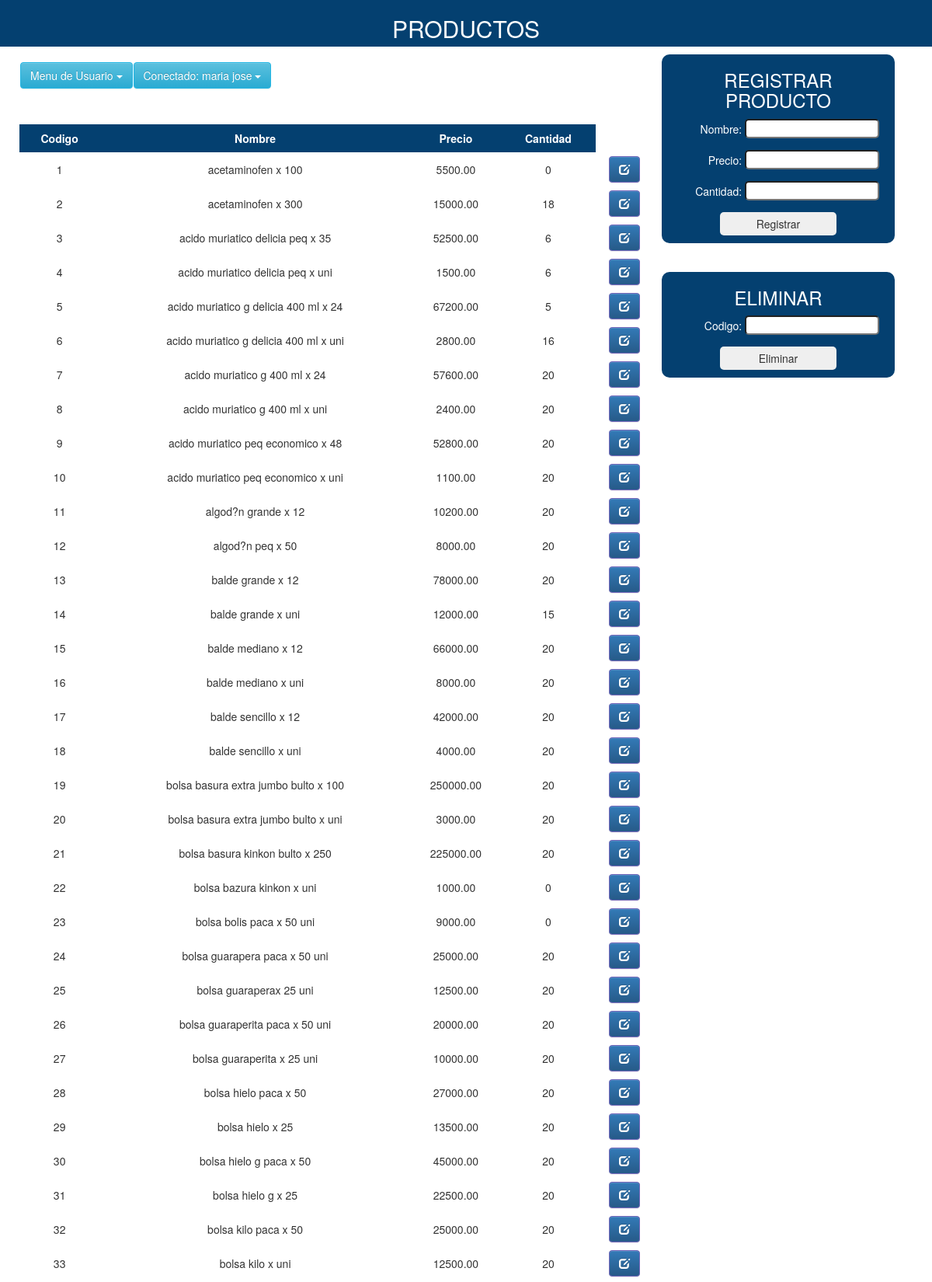
The page /View_Products.php (signed in, upper part) on the database its author committed.
### tables this page shows
CREATE TABLE `productos` (
  `IdProducto` int(11) NOT NULL,
  `Nombre` varchar(40) DEFAULT NULL,
  `Precio` decimal(10,2) DEFAULT NULL,
  `Cantidad` int(11) DEFAULT NULL,
  `IdCategoria` int(11) DEFAULT NULL,
  `Porcentaje` int(11) NOT NULL,
  `Estado` tinyint(1) NOT NULL DEFAULT 1
);

### controller/Products_Controller.php (called while the page is built, shortened)
<?php
class Products_Controller
{
    public static function Main($option, $array = [])
    {
        $products = new Products_Controller();
        switch ($option) {
            case 0:
                $result = $products->Consult($array);
                break;
        }
        return $result;
    }
    public function Consult($array)
    {
        $conexion = Conexion::connection();
        if ($array == null) {
            $sql = "SELECT IdProducto,Nombre,Precio,Cantidad from productos";
            return $conexion->query($sql);
        }
        $sql = "SELECT Precio,Cantidad,Nombre,IdProducto from productos WHERE IdProducto='$array'";
        return $conexion->query($sql);
    }
}

### controller/Controller.php (called while the page is built, shortened)
<?php
require_once "Products_Controller.php";
class Controller{
    public function Products($option,$array = []){
        return Products_Controller::Main($option,$array);
    }
}

### View_Products.php (the view, shortened to what this page needs)
<?php
require_once "controller/Controller.php";
?>
<!DOCTYPE html>
<html>
<head>
    <link rel="stylesheet" href="https://maxcdn.bootstrapcdn.com/bootstrap/3.3.5/css/bootstrap.min.css">
    <link rel="stylesheet" href="https://maxcdn.bootstrapcdn.com/bootstrap/3.3.5/css/bootstrap-theme.min.css">
    <link href="resource/css/productos2.css" rel="stylesheet">
    <link href="resource/css/style.css" rel="stylesheet">
</head>
<body>
    <div class="naveg">
        <div class="heading">
            <h2 id="hh">PRODUCTOS</h2>
        </div>
    </div>
    <div class="regproducto" id="regproducto">
        <form class="form_reg" action="" method="POST">
            <h3>REGISTRAR PRODUCTO</h3>
            <p>Nombre: <input name="nombrePro" class="input" type="text" required autofocus></p>
            <p>Precio: <input name="precio" class="input" type="number" required autofocus></p>
            <p>Cantidad: <input name="cantidad" class="input" type="number" required autofocus></p>
            <button class="submit" type="submit"> Registrar </button>
        </form>
    </div>
    <div class="regproducto2" id="regproducto2">
        <form class="form_reg" action="" method="POST">
            <h3>ELIMINAR</h3>
            <p>Codigo: <input name="codigor" class="input" type="number" required autofocus></p>
            <button class="submit" type="submit"> Eliminar </button>
        </form>
    </div>
    <div class="tabla">
        <div class="inclu"><?php include('menu.php'); ?></div>
        <table id="table">
            <thead>
                <tr>
                    <th>Codigo</th>
                    <th>Nombre</th>
                    <th>Precio</th>
                    <th>Cantidad</th>
                </tr>
            </thead>
            <tbody>
                <?php
                    $pro = new Controller();
                    $productos=$pro->Products(0);
                    while ($mostrar = $productos->fetch_row()) {
                ?>
                    <tr>
                        <td><?php echo $mostrar[0] ?></td>
                        <td><?php echo $mostrar[1] ?></td>
                        <td><?php echo $mostrar[2] ?></td>
                        <td><?php echo $mostrar[3] ?></td>
                        <td><a href="Edit_Producto.php?update_id=<?php echo $mostrar[0] ?>" title="Editar Producto">
                                <div class="btn btn-primary"><span class="glyphicon glyphicon-edit"></span></div>
                            </a></td>
                    </tr>
                <?php
                }
                ?>
            </tbody>
            </table>
        </div>
</body>
</html>

### resource/css/productos2.css (style rules this page uses)
* { margin: 0; padding: 0;box-sizing: border-box; }
#table { width: 100%; }
th { background-color:rgb(4, 64, 112); color: white; text-align: center; padding:8px; }
td { padding: 5px 3px; }
.tabla { position: relative; width: 68%; text-align: center; float: left; top:80px; left: 25px; }
.regproducto, .regproducto2 { background-color: rgb(4, 64, 112); width: 300px; height: auto; display: flex; justify-content: space-between; border-radius:10px; position: absolute; padding:0 0 10px; left:71%; }
.regproducto { top: 70px; }
.regproducto2 { top: 350px; }
.form_reg { padding: 0 5px; margin: 0 auto; width: 90%; height: auto; text-align: center; }
.form_reg h3 { color:white; }
.form_reg p { width: 100%; text-align: right; color:white; }
.form_reg input { height: 25px; border-radius: 5px; margin-bottom: 5px; color:black; }
.form_reg button { border: none; border-radius: 5px; width: 150px; padding: 5px 3px; cursor: pointer; }

### resource/css/style.css (style rules this page uses)
.btn-primary, .panel-primary { border-color: #7266ba; color: #fff !important; }
input[type=number] { -moz-appearance: textfield; }
.naveg { position: absolute; width: 100%; height: 60px; background: rgb(4, 64, 112); z-index: 9000; }
#hh { color: white; text-align: center; }

### rows shown on the page
productos: IdProducto "1", Nombre "acetaminofen x 100", Precio "5500.00", Cantidad "0"
productos: IdProducto "2", Nombre "acetaminofen x 300", Precio "15000.00", Cantidad "18"
productos: IdProducto "3", Nombre "acido muriatico delicia peq x 35", Precio "52500.00", Cantidad "6"
productos: IdProducto "4", Nombre "acido muriatico delicia peq x uni", Precio "1500.00", Cantidad "6"
productos: IdProducto "5", Nombre "acido muriatico g delicia 400 ml x 24", Precio "67200.00", Cantidad "5"
productos: IdProducto "6", Nombre "acido muriatico g delicia 400 ml x uni", Precio "2800.00", Cantidad "16"
productos: IdProducto "7", Nombre "acido muriatico g 400 ml x 24", Precio "57600.00", Cantidad "20"
productos: IdProducto "8", Nombre "acido muriatico g 400 ml x uni", Precio "2400.00", Cantidad "20"
productos: IdProducto "9", Nombre "acido muriatico peq economico x 48", Precio "52800.00", Cantidad "20"
productos: IdProducto "10", Nombre "acido muriatico peq economico x uni", Precio "1100.00", Cantidad "20"
productos: IdProducto "11", Nombre "algod?n grande x 12", Precio "10200.00", Cantidad "20"
productos: IdProducto "12", Nombre "algod?n peq x 50", Precio "8000.00", Cantidad "20"
productos: IdProducto "13", Nombre "balde grande x 12", Precio "78000.00", Cantidad "20"
productos: IdProducto "14", Nombre "balde grande x uni", Precio "12000.00", Cantidad "15"
productos: IdProducto "15", Nombre "balde mediano x 12", Precio "66000.00", Cantidad "20"
productos: IdProducto "16", Nombre "balde mediano x uni", Precio "8000.00", Cantidad "20"
productos: IdProducto "17", Nombre "balde sencillo x 12", Precio "42000.00", Cantidad "20"
productos: IdProducto "18", Nombre "balde sencillo x uni", Precio "4000.00", Cantidad "20"
productos: IdProducto "19", Nombre "bolsa basura extra jumbo bulto x 100", Precio "250000.00", Cantidad "20"
productos: IdProducto "20", Nombre "bolsa basura extra jumbo bulto x uni", Precio "3000.00", Cantidad "20"
productos: IdProducto "21", Nombre "bolsa basura kinkon bulto x 250", Precio "225000.00", Cantidad "20"
productos: IdProducto "22", Nombre "bolsa bazura kinkon x uni", Precio "1000.00", Cantidad "0"
productos: IdProducto "23", Nombre "bolsa bolis paca x 50 uni", Precio "9000.00", Cantidad "0"
productos: IdProducto "24", Nombre "bolsa guarapera paca x 50 uni", Precio "25000.00", Cantidad "20"
productos: IdProducto "25", Nombre "bolsa guaraperax 25 uni", Precio "12500.00", Cantidad "20"
productos: IdProducto "26", Nombre "bolsa guaraperita paca x 50 uni", Precio "20000.00", Cantidad "20"
productos: IdProducto "27", Nombre "bolsa guaraperita x 25 uni", Precio "10000.00", Cantidad "20"
productos: IdProducto "28", Nombre "bolsa hielo paca x 50", Precio "27000.00", Cantidad "20"
productos: IdProducto "29", Nombre "bolsa hielo x 25", Precio "13500.00", Cantidad "20"
productos: IdProducto "30", Nombre "bolsa hielo g paca x 50", Precio "45000.00", Cantidad "20"
productos: IdProducto "31", Nombre "bolsa hielo g x 25", Precio "22500.00", Cantidad "20"
productos: IdProducto "32", Nombre "bolsa kilo paca x 50", Precio "25000.00", Cantidad "20"
productos: IdProducto "33", Nombre "bolsa kilo x uni", Precio "12500.00", Cantidad "20"

### other values the page prints
$resultado[1] "maria jose"
